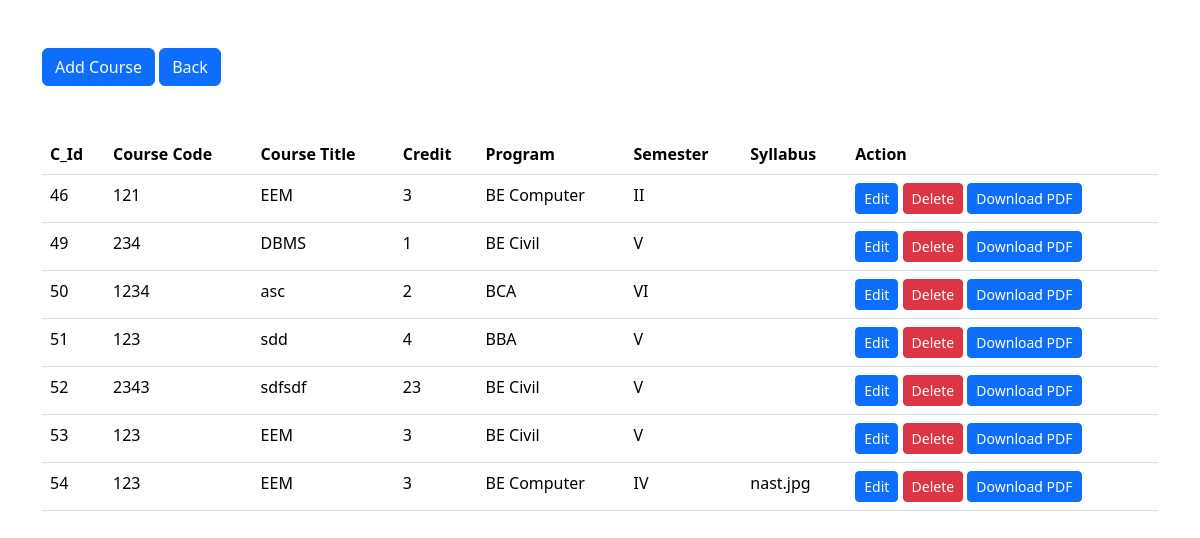
The page /course.php on the database its author committed.
### tables this page shows
CREATE TABLE `course_tbl` (
  `c_id` int(20) NOT NULL,
  `c_code` varchar(50) NOT NULL,
  `c_title` varchar(50) NOT NULL,
  `c_credit` int(50) NOT NULL,
  `c_program` int(20) NOT NULL,
  `c_sem` int(20) NOT NULL,
  `file` varchar(255) NOT NULL,
  `flag` int(20) NOT NULL
);

CREATE TABLE `program_tbl` (
  `p_id` int(20) NOT NULL,
  `p_code` varchar(50) NOT NULL,
  `p_title` varchar(100) NOT NULL,
  `flag` int(20) NOT NULL
);

CREATE TABLE `sem_tbl` (
  `s_id` int(20) NOT NULL,
  `sem` varchar(50) NOT NULL,
  `flag` int(20) NOT NULL
);

### course.php (the view, shortened to what this page needs)
<?php
$user_type = $_SESSION['user_type'];
@include 'db.php';
$select = "select * from course_tbl where flag = 0";
 $run = mysqli_query($conn,$select);
?>
<!DOCTYPE html>
<html>
<head>
   <link rel="stylesheet" href="https://cdn.jsdelivr.net/npm/bootstrap@5.3.3/dist/css/bootstrap.min.css"/>
</head>
<body>
<div class="container">
<?php if($user_type != "user"){?>
      <button class="btn btn-primary my-5">
            <a href="addcourse.php" class="text-light" style="text-decoration: none;">Add Course</a>
      </button>
<?php }?>
      <button class="btn btn-primary my-5">
            <a href="back.php" class="text-light" style="text-decoration: none;">Back</a>
      </button>
      <table class="table">
  <thead>
    <tr>
      <th scope="col">C_Id</th>
      <th scope="col">Course Code</th>
      <th scope="col">Course Title</th>
      <th scope="col">Credit</th>
      <th scope="col">Program</th>
      <th scope="col">Semester</th>
      <th scope="col">Syllabus</th>
      <th scope="col">Action</th>
    </tr>
  </thead>
  <tbody>
  <?php
      while($row = mysqli_fetch_assoc($run)) {
         ?>
            <tr>
            <td><?php echo $row['c_id']; ?></td>
            <td><?php echo $row['c_code']; ?></td>
            <td><?php echo $row['c_title']; ?></td>
            <td><?php echo $row['c_credit']; ?></td>
            <td>
            <?php
                  $facId= $row['c_program'];
                   $facSql = "SELECT * FROM program_tbl where p_id= '$facId'";
                   $facResult = mysqli_query($conn, $facSql);
                   while($row2 = mysqli_fetch_assoc($facResult)) {
                    echo $row2["p_title"];
                   }
                  ?>
            </td>
            <td>
            <?php
                  $facId= $row['c_sem'];
                   $facSql = "SELECT * FROM sem_tbl where s_id= '$facId'";
                   $facResult = mysqli_query($conn, $facSql);
                   while($row2 = mysqli_fetch_assoc($facResult)) {
                    echo $row2["sem"];
                   }
                  ?>
            </td>
            <td><?php echo $row['file']; ?></td>
            <td>
            <?php if($user_type != "user"){?>
                  <a class='btn btn-primary btn-sm' href='c_edit.php?id=<?php echo $row['c_id']; ?>'>Edit</a>
                  <a class='btn btn-danger btn-sm' href= 'c_delete.php?id=<?php echo $row['c_id']; ?>' onclick='return checkdelete()'> Delete</a>
                 <?php }?>
                 <?php if($user_type != "admin"){?>
                 <a class='btn btn-primary btn-sm' href='./uploads/syllabus/<?php echo $row['file']?>' download>Download PDF</a>
                 <?php }?>
             </td>
             </tr>
      <?php
      }
      ?>
  </tbody>
</table>
</div>
</body>
</html>

### rows shown on the page
course_tbl: c_id "46", c_code "121", c_title "EEM", c_credit "3"
program_tbl: p_title "BE Computer"
sem_tbl: sem "II"
course_tbl: c_id "49", c_code "234", c_title "DBMS", c_credit "1"
program_tbl: p_title "BE Civil"
sem_tbl: sem "V"
course_tbl: c_id "50", c_code "1234", c_title "asc", c_credit "2"
program_tbl: p_title "BCA"
sem_tbl: sem "VI"
course_tbl: c_id "51", c_code "123", c_title "sdd", c_credit "4"
program_tbl: p_title "BBA"
course_tbl: c_id "52", c_code "2343", c_title "sdfsdf", c_credit "23"
course_tbl: c_id "53", c_code "123", c_title "EEM", c_credit "3"
course_tbl: c_id "54", c_code "123", c_title "EEM", c_credit "3", file "nast.jpg"
sem_tbl: sem "IV"
